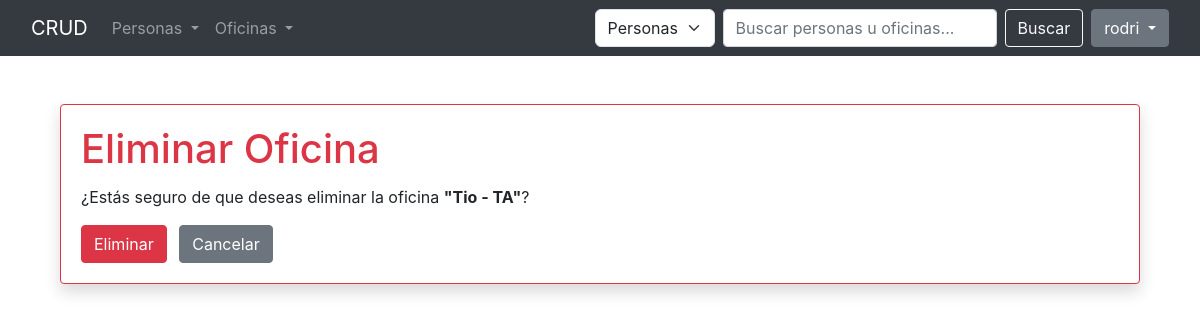
The app's page /oficina/eliminar/13/ (signed in), older data.
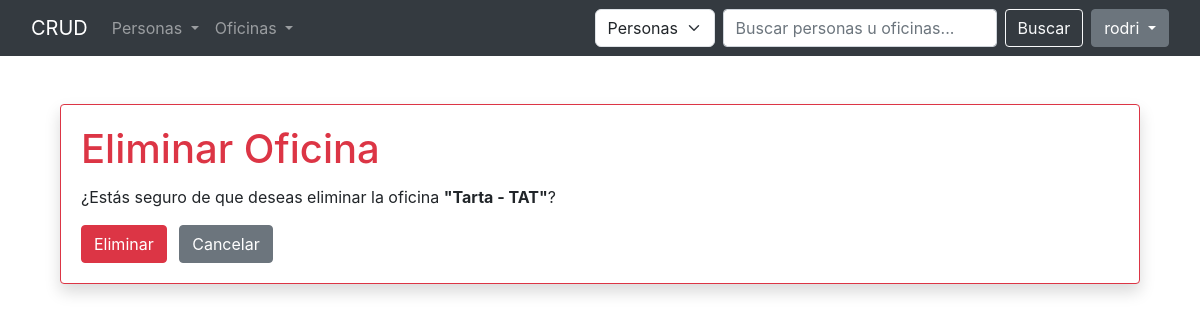
The same page, newer data.
### oficina/models.py (models this page shows, shortened)
class Oficina(models.Model):
    nombre = models.CharField(max_length=50,unique=True)
    nombre_corto = models.CharField(max_length=10,unique=True,
     help_text="Nombre corto de la oficina (ADM, JAS,MARK, etc)"
    ,validators = [Validacion_nombre_corto])
    class Meta:
        verbose_name = 'Oficina'
        verbose_name_plural = 'Oficinas'

### oficina/views.py (the view)
class OficinaDeleteView(LoginRequiredMixin, DeleteView):
    model = Oficina
    template_name = "oficina/eliminar.html"
    context_object_name = "oficina"
    success_url = reverse_lazy('oficina:lista')
    def get_context_data(self, **kwargs):
        context = super().get_context_data(**kwargs)
        context['object_name'] = self.object.nombre
        return context

### templates/oficina/eliminar.html (shortened to what this page needs)
{% extends 'base.html' %}
{% block content %}
<div class="container mt-5">
    <div class="card border-danger shadow">
        <div class="card-body">
            <h1 class="card-title text-danger">Eliminar Oficina</h1>
            <p class="card-text">
                ¿Estás seguro de que deseas eliminar la oficina <strong>"{{ object.nombre }} - {{ object.nombre_corto }}"</strong>?
            </p>
            <form method="post" class="d-inline">
                <button type="submit" class="btn btn-danger">Eliminar</button>
            </form>
            <a href="{% url 'oficina:lista' %}" class="btn btn-secondary ms-2">Cancelar</a>
        </div>
    </div>
</div>
{% endblock content %}

Row changes from the older to the newer data that the page shows:
changed Oficina: nombre "Tio" → "Tarta"; nombre_corto "TA" → "TAT"
